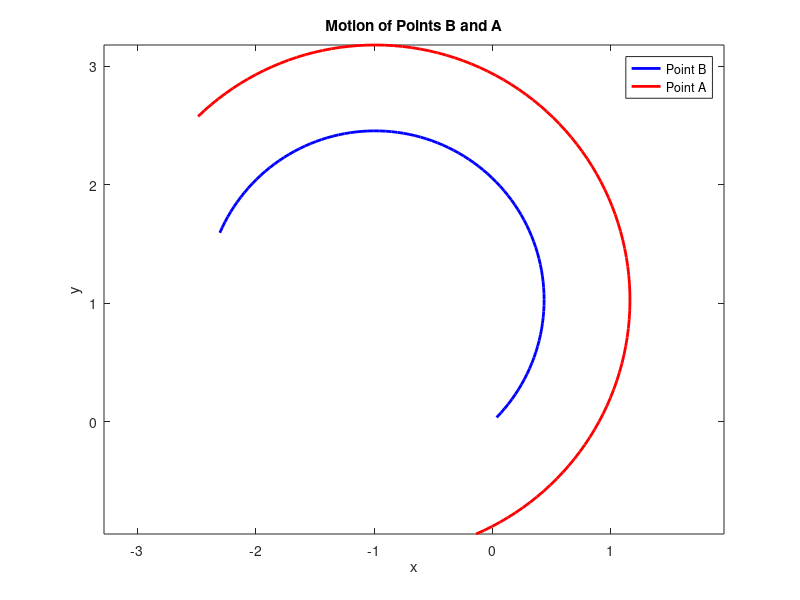

The MATLAB source for this figure:
clear all;
close all;

% Parameters
bicycle_length = 1;  % Length of the bicycle
vB = 0.5;    
xB = 0;          % Initial x-coordinate of point B
yB = 0;          % Initial y-coordinate of point B
theta = 45*pi/180;  % Initial heading angle (converted to radians)
phi = 35*pi/180;    
t = 0:0.1:10;  % Time interval

xB_values = zeros(size(t));
yB_values = zeros(size(t));
xA_values = zeros(size(t));
yA_values = zeros(size(t));

% Compute the motion of points B and A
for i = 1:length(t)
    xB = xB + vB*cos(theta)*0.1;
    yB = yB + vB*sin(theta)*0.1;
    
    xA = xB - bicycle_length*cos(theta + phi);
    yA = yB - bicycle_length*sin(theta + phi);
    
    xB_values(i) = xB;
    yB_values(i) = yB;
    xA_values(i) = xA;
    yA_values(i) = yA;
    
    theta = theta + vB*tan(phi)/bicycle_length*0.1;
end

% Plot 
figure;
plot(xB_values, yB_values, 'b', 'LineWidth', 2);
hold on;
plot(xA_values, yA_values, 'r', 'LineWidth', 2);
xlabel('x');
ylabel('y');
title('Motion of Points B and A');
legend('Point B', 'Point A');
axis equal;

% Compute and display the final heading of the bicycle
final_heading = theta*180/pi;
disp(['Final heading of the bicycle: ', num2str(final_heading), ' degrees']);
